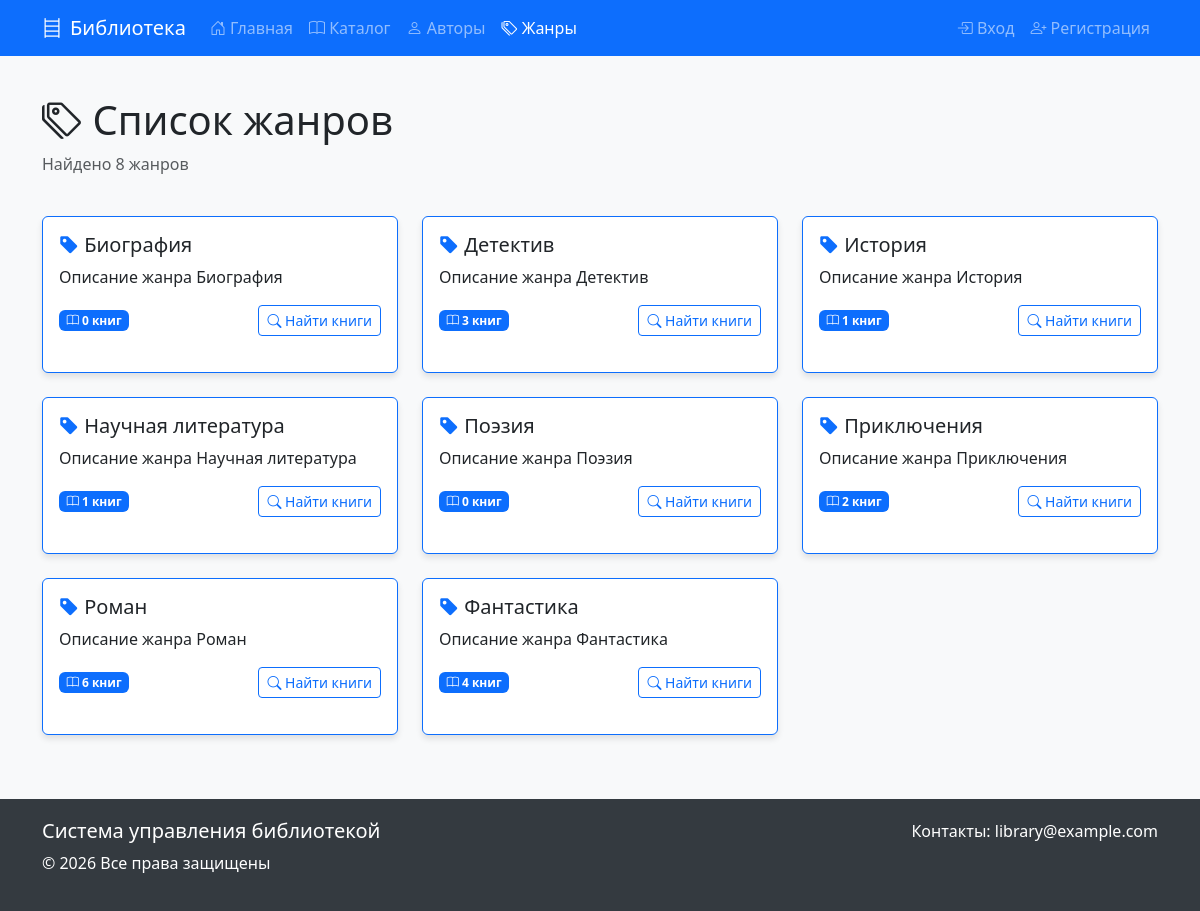
The page /genres/ on the database its author committed.
### library_app/models.py (models this page shows, shortened)
class Genre(models.Model):
    name = models.CharField(max_length=100, unique=True)
    description = models.TextField(blank=True)
    class Meta:
        ordering = ['name']
        verbose_name = 'Жанр'
        verbose_name_plural = 'Жанры'

### library_app/views.py (the view)
# urls.py: path('genres/', views.genres_list, name='genres_list'),
def genres_list(request):
    genres = Genre.objects.all()
    context = {
        'genres': genres,
    }
    return render(request, 'library_app/genres_list.html', context)

### templates/library_app/genres_list.html (shortened to what this page needs)
{% extends 'base.html' %}
{% block content %}
<div class="row mb-4">
    <div class="col-md-12">
        <h1><i class="bi bi-tags"></i> Список жанров</h1>
        <p class="text-muted">Найдено {{ genres.count }} жанров</p>
    </div>
</div>
<div class="row">
    {% for genre in genres %}
        <div class="col-md-4 mb-4">
            <div class="card h-100 border-primary">
                <div class="card-body">
                    <h5 class="card-title">
                        <i class="bi bi-tag-fill text-primary"></i> {{ genre.name }}
                    </h5>
                    <p class="card-text">{{ genre.description|default:"Описание отсутствует" }}</p>
                    <div class="d-flex justify-content-between align-items-center">
                        <span class="badge bg-primary">
                            <i class="bi bi-book"></i> {{ genre.books.count }} книг
                        </span>
                        <a href="{% url 'catalog' %}?genre={{ genre.id }}" class="btn btn-sm btn-outline-primary">
                            <i class="bi bi-search"></i> Найти книги
                        </a>
                    </div>
                </div>
            </div>
        </div>
    {% empty %}
        <div class="col-12">
            <div class="alert alert-info">
                <i class="bi bi-info-circle"></i> Жанры не найдены.
            </div>
        </div>
    {% endfor %}
</div>
{% endblock %}

### templates/base.html (style rules this page uses)
body { display: flex; flex-direction: column; min-height: 100vh; background-color: #f8f9fa; }
.card { margin-bottom: 20px; box-shadow: 0 4px 6px rgba(0, 0, 0, 0.1); transition: transform 0.3s; }

### rows shown on the page
Genre: name "Биография", description "Описание жанра Биография", books.count "0"
Genre: name "Детектив", description "Описание жанра Детектив", books.count "3"
Genre: name "История", description "Описание жанра История", books.count "1"
Genre: name "Научная литература", description "Описание жанра Научная литература", books.count "1"
Genre: name "Поэзия", description "Описание жанра Поэзия", books.count "0"
Genre: name "Приключения", description "Описание жанра Приключения", books.count "2"
Genre: name "Роман", description "Описание жанра Роман", books.count "6"
Genre: name "Фантастика", description "Описание жанра Фантастика", books.count "4"

### other values the page prints
{{ genres.count }} "8"
